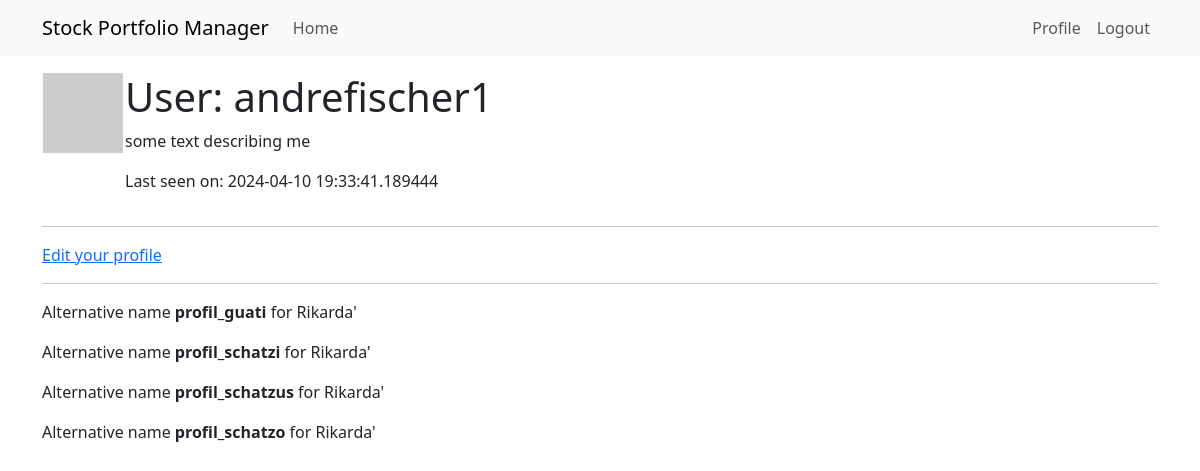
The page /user/andrefischer1 (signed in) on the database as committed earlier.
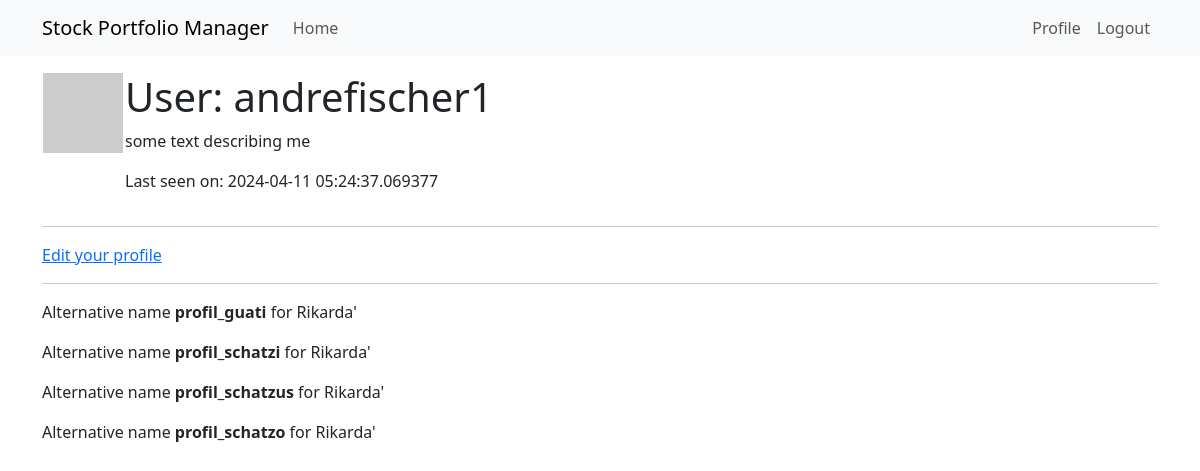
The same page on the database as committed later.
### app/models.py (models this page shows, shortened)
class User(UserMixin, db.Model):  # inherts from db.Model, the bas lass for all models in SQLAlhemy
    id: so.Mapped[int] = so.mapped_column(primary_key=True)
    username: so.Mapped[str] = so.mapped_column(sa.String(64), index=True,  unique=True)
    email: so.Mapped[str] = so.mapped_column(sa.String(120), index=True, unique=True)
    """
    Relationship to new class Portfolio "author" object; so.relationship() is model class that represents the other side of the relationship;
    the "back_populates" arguments reference the name of the relationship attribute on the other side
    """
    portfolios: so.WriteOnlyMapped['Portfolio'] = so.relationship(back_populates='author')
    """
    - password hash is used instead of password to not store them as plain text if DB is comprimised
    - optional typing allows empty or "None"
    - from werkzeug, password hashing and it's checking are added as methods
    """
    password_hash: so.Mapped[Optional[str]] = so.mapped_column(sa.String(256))
    about_me: so.Mapped[Optional[str]] = so.mapped_column(sa.String(140))
    last_seen: so.Mapped[Optional[datetime]] = so.mapped_column(
        default=lambda: datetime.now(timezone.utc))
    def avatar(self,size):
        bg_color = get_random_color(self.username)
        return f'https://ui-avatars.com/api/?name={self.username[0]}+{self.username[1]}&?background={bg_color}&color=fff&?size={size}'

### app/routes.py (the view)
@app.route('/user/<username>')  # <> brackets allow dynamic URL like youtube.com/FarioStalking
@login_required # only accessible to logged-in users
def user(username):
    user = db.first_or_404(sa.select(User).where(User.username == username))
    alt_names = ['profil_' + x for x in ['guati','schatzi','schatzus','schatzo']]
    portfolios = ['NVS.SW,APPLE,DOWJON','ROG.SW,NVS.SW']
    return render_template('user.html', user=user, alt_names=alt_names, portfolios=portfolios)

### app/bin.py (called while the page is built)
def get_random_color(username):
    random.seed(hash(username))
    r = random.randint(0, 255)
    g = random.randint(0, 255)
    b = random.randint(0, 255)
    color_code = "#{:02x}{:02x}{:02x}".format(r, g, b)
    return color_code

### app/models.py (called while the page is built)
@login.user_loader  # user loader is registered with decorator
def load_user(id):
    return db.session.get(User, int(id)) # needs to be converted to int as string

### app/routes.py (called while the page is built)
@app.before_request
def before_request():
    if current_user.is_authenticated:
        current_user.last_seen = datetime.now(timezone.utc) # adding to db - no .add() needed here
        db.session.commit() # committing to db

### app/templates/user.html
{% extends "base.html" %}
{% block content %}
    <table>
        <tr valign="top">
            <td><img src="{{ user.avatar(32) }}"></td>
            <td>
                <h1>User: {{ user.username }}</h1>
                {% if user.about_me %}<p>{{ user.about_me }}</p>{% endif %}
                {% if user.last_seen %}<p>Last seen on: {{ user.last_seen }}</p>{% endif %}
            </td>
        </tr>
    </table>
    <hr>
    {% if user == current_user %}
    <p><a href="{{ url_for('edit_profile') }}">Edit your profile</a></p>
    {% endif %}
    <hr>
    {% for a in alt_names %}
    <div><p>Alternative name <b> {{ a }}  </b> for Rikarda'</p></div>
    {% endfor %}
{% endblock %}

### app/templates/base.html (shortened to what this page needs)
<!doctype html>
<html lang="en">
  <head>
    <link
        href="https://cdn.jsdelivr.net/npm/bootstrap@5.3.2/dist/css/bootstrap.min.css"
        rel="stylesheet"
>
  </head>
  <body>
    <nav class="navbar navbar-expand-lg bg-body-tertiary">
      <div class="container">
        <a class="navbar-brand" href="{{ url_for('index') }}">Stock Portfolio Manager</a>
        <div class="collapse navbar-collapse" id="navbarSupportedContent">
          <ul class="navbar-nav me-auto mb-2 mb-lg-0">
            <li class="nav-item">
              <a class="nav-link" aria-current="page" href="{{ url_for('index') }}">Home</a>
            </li>
          </ul>
          <ul class="navbar-nav mb-2 mb-lg-0">
            {% if current_user.is_anonymous %}
              <li class="nav-item">
                <a class="nav-link" aria-current="page" href="{{ url_for('login') }}">Login</a>
              </li>
            {% else %}
              <li class="nav-item">
                <a class="nav-link" aria-current="page" href="{{ url_for('user', username=current_user.username) }}">Profile</a>
              </li>
              <li class="nav-item">
                <a class="nav-link" aria-current="page" href="{{ url_for('logout') }}">Logout</a>
              </li>
            {% endif %}
          </ul>
        </div>
      </div>
    </nav>
    <div class="container mt-3">
      {% block content %}{% endblock %}
    </div>
  </body>
</html>

Rows that differ between the two databases and show on the page:
changed User "andrefischer1": last_seen "2024-04-10 19:33:41.189444" → "2024-04-11 05:24:37.069377"
